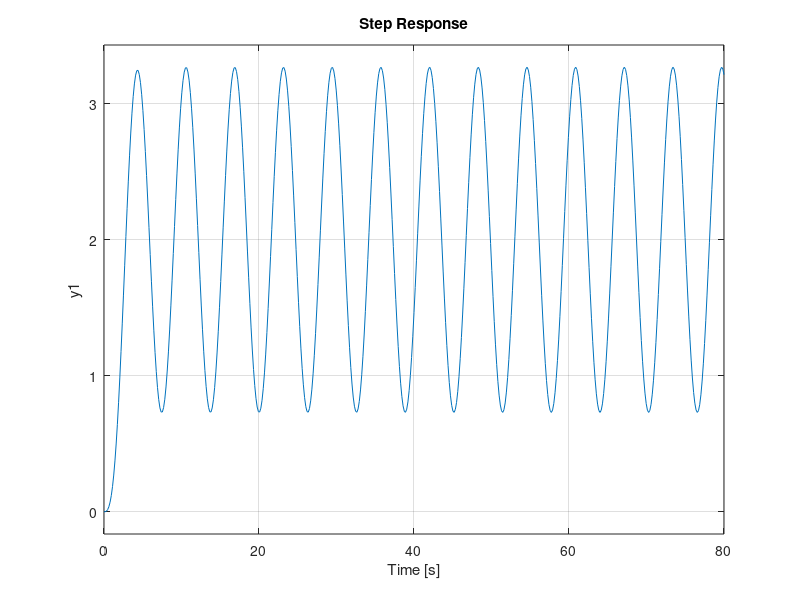

This chart was generated by the following MATLAB code:
close all; clear all; history -c; clc;
pkg load control;

s = tf("s");
G7 = (s^2 + 3*s + 8)/(s^5 + 4*s^4 + 8*s^3 + 8*s^2 + 7*s + 4);

% Enciso 1:
PolosG7 = pole(G7)

% Enciso 2:
pzmap(G7)

% Enciso 3:
if all(real(PolosG7)<0)
  disp("El Sistema es Estable");
else
  disp("El Sistema es Inestable");
end

% Enciso 4:
step(G7,80)
